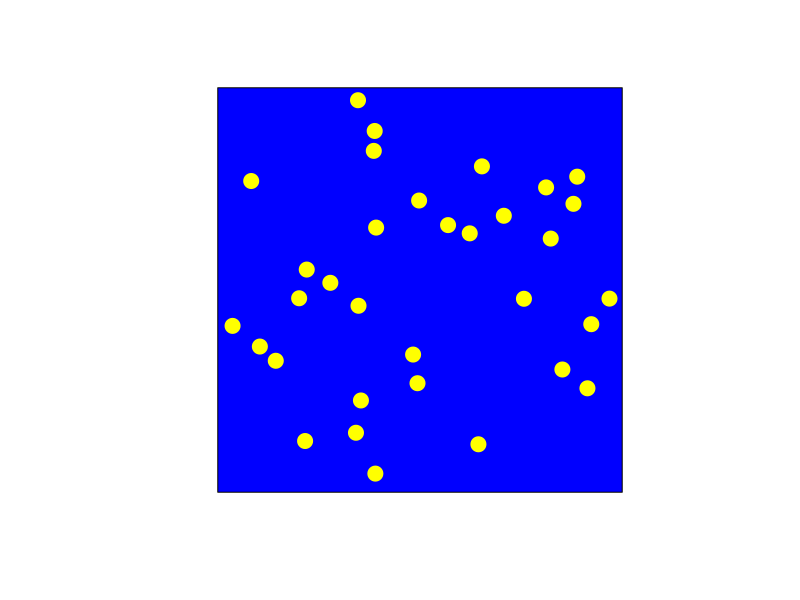
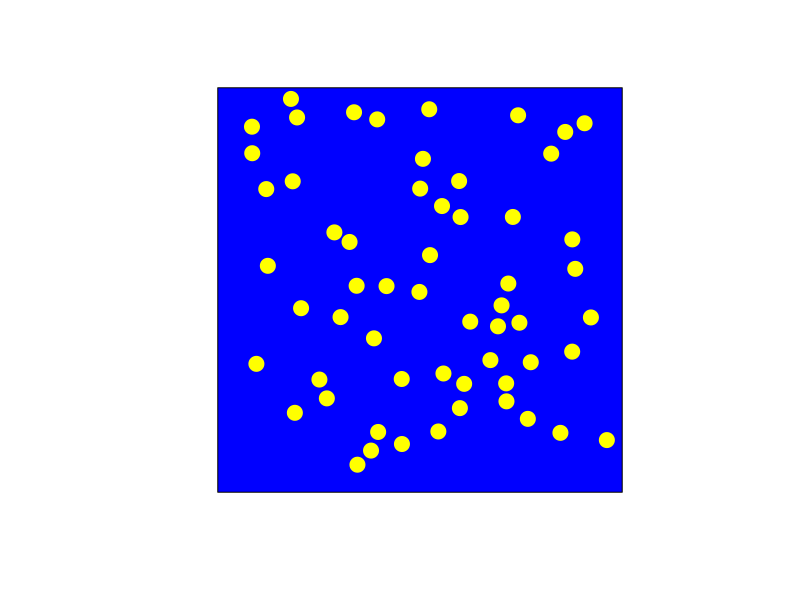
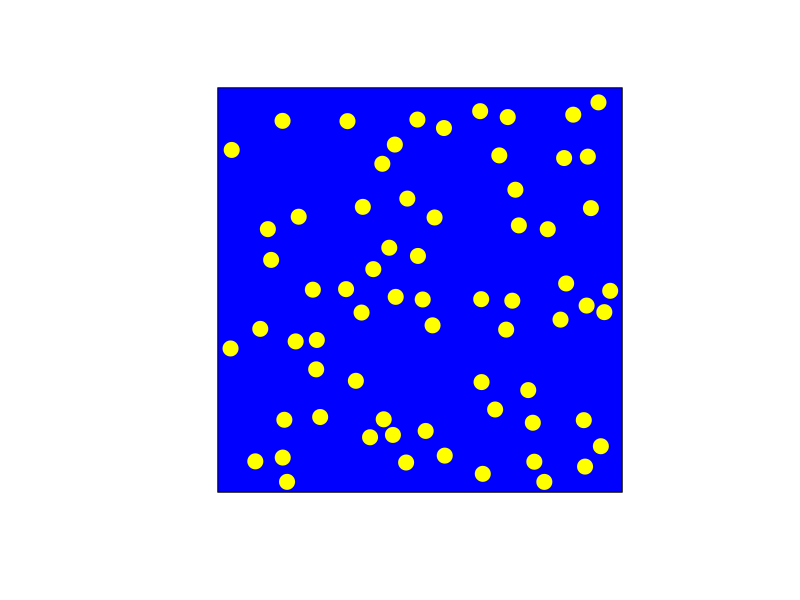
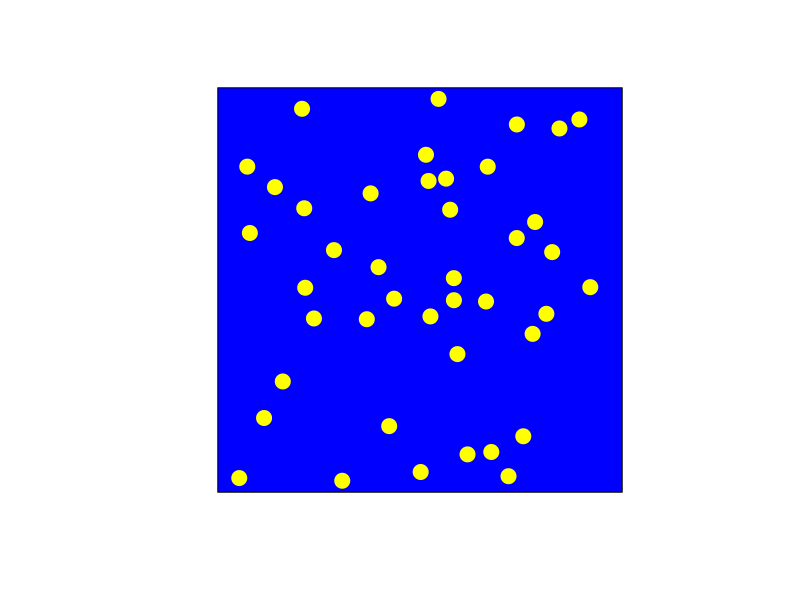
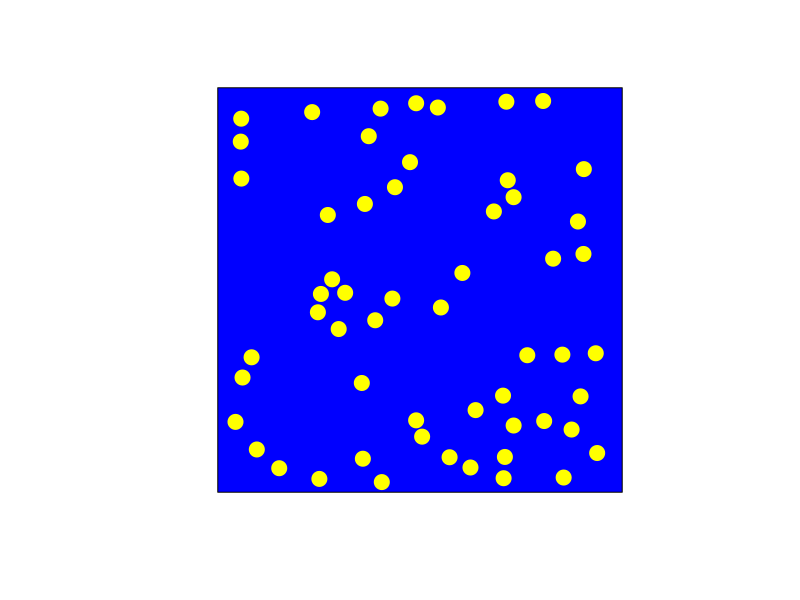
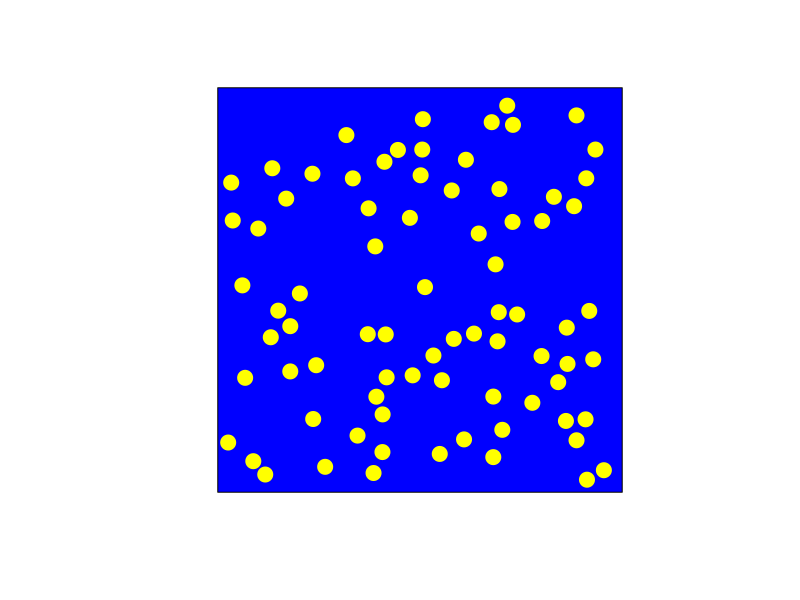
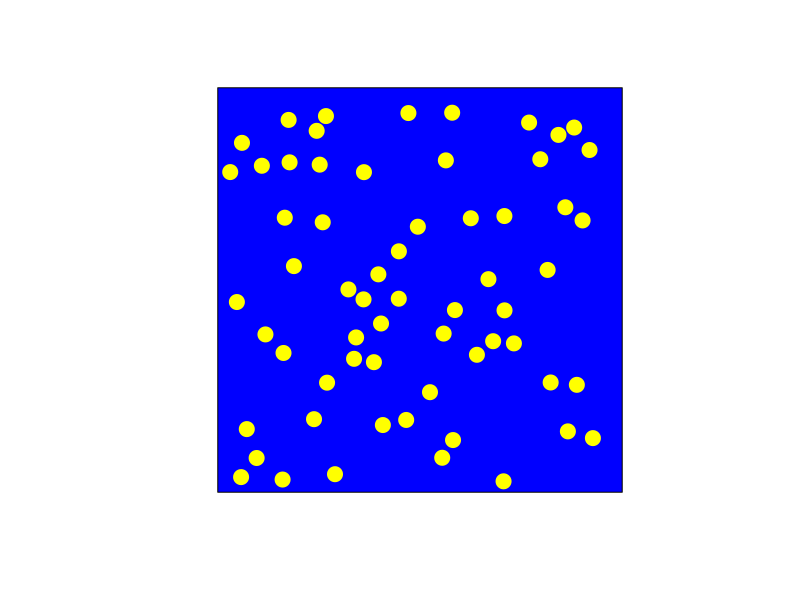
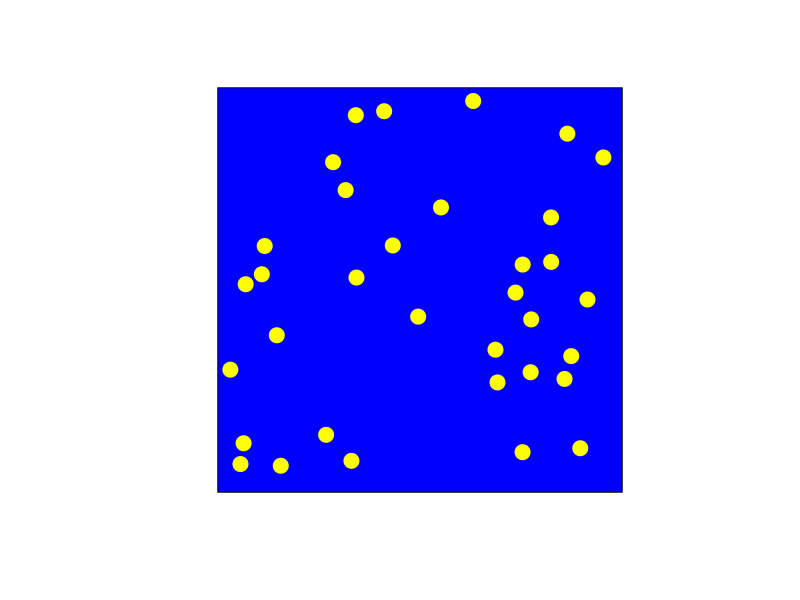

Write R code to recreate these figures, in order. (Note: this script raises an error after producing the figures.)
install.packages("spatstat")   ##Install the spatstat package
library(spatstat)             ##Load the spatstat package   

set.seed(1)
ppp_list<-list()   #generate a empty list to store ppp objects
p<-90           #set p to the number of random patterns generated
df<-data.frame(Pattern_no=seq(1:p))   #generate a empty dataframe to store information on pattern no, and number of dots


#create a function that generate our presentation stimuli
plot_generator<-function(ppp_object){
  #plot the pattern, remove title, and against a blue background window 
  plot.ppp(ppp_object, main=NULL, show.window = TRUE, col="blue")
  #customise window size so that the window does not cut any of the points
  B <- owin(c(-0.025, 1.025), c(-0.025, 1.025))
  #superimpose the customise window over plot.ppp
  plot(B,add=TRUE,edge=0.06,show.window=TRUE, col="Blue")   
  #enlarge points and use fill color to yellow
  points(ppp_object,cex=2,pch=19,col="yellow")
  #print out the corresponding dots for verification purposes
  print(ppp_object$n)
}


#Option 1: generate for loop to generate 90 different random dots patterns  
for(i in 1: p){          
  ppp_list[[i]]<-rSSI(r=0.045,n=sample(30:80, 1))  ##Generate random point pattern (SSI), with random number of points between 30 to 80
  df[i,"number_dots"]<-ppp_list[[i]]$n     #naming the column and placing the number of dots into dataframe
  plot_generator(ppp_list[[i]])           #plotting each of the ppp objects using our function   
}

names(ppp_list)<-seq(1:p)   #naming each of the list within ppp_list; meant for the title of the plot

#Option 2: a second for loop to generate the plots with title (need to run for loop options 1 prior to running option 2)
for(i in 1: p){          
  ppp_list[[i]]<-rSSI(r=0.045,n=sample(30:80, 1))  ##Generate random point pattern (SSI), with random number of points between 30 to 80
  df[i,"number_dots"]<-ppp_list[[i]]$n     #naming the column and placing the number of dots into dataframe
  plot_generator(ppp_list[[i]])
  title(main = paste("Pattern","", names(ppp_list[i]))) #giving a title for each plot; title as the number of patterns
}


#Option 3: a third for loop to save the respective dots patterns in high resolution (need to run for loop options 1 prior to running option 3)
for(i in 1: p){          
  ppp_list[[i]]<-rSSI(r=0.045,n=sample(30:80, 1))  ##Generate random point pattern (SSI), with random number of points between 30 to 80
  df[i,"number_dots"]<-ppp_list[[i]]$n     #naming the column and placing the number of dots into dataframe
  name_file <- paste("Image_", names(ppp_list[i]),".jpeg")     #creating the file name for our patterns
  jpeg(name_file,width=6,height=6,units="in",res=600)         #creating the file for our patterns   
  plot_generator(ppp_list[[i]])
  title(main = paste("Pattern","", names(ppp_list[i]))) #giving a title for each plot; title as the number of patterns
  dev.off()   #to save jpeg file in device
}

##For data frame; Only run this code after the desired for loop 
##(Note. Each of the three for loops returns different results and their respective dataframe should not be assume to be the same).
View(df)
library("writexl")
write_xlsx(df,"C:\\Users\\daxng\\Dropbox\\Desktop\\No_of_Dots.xlsx")
